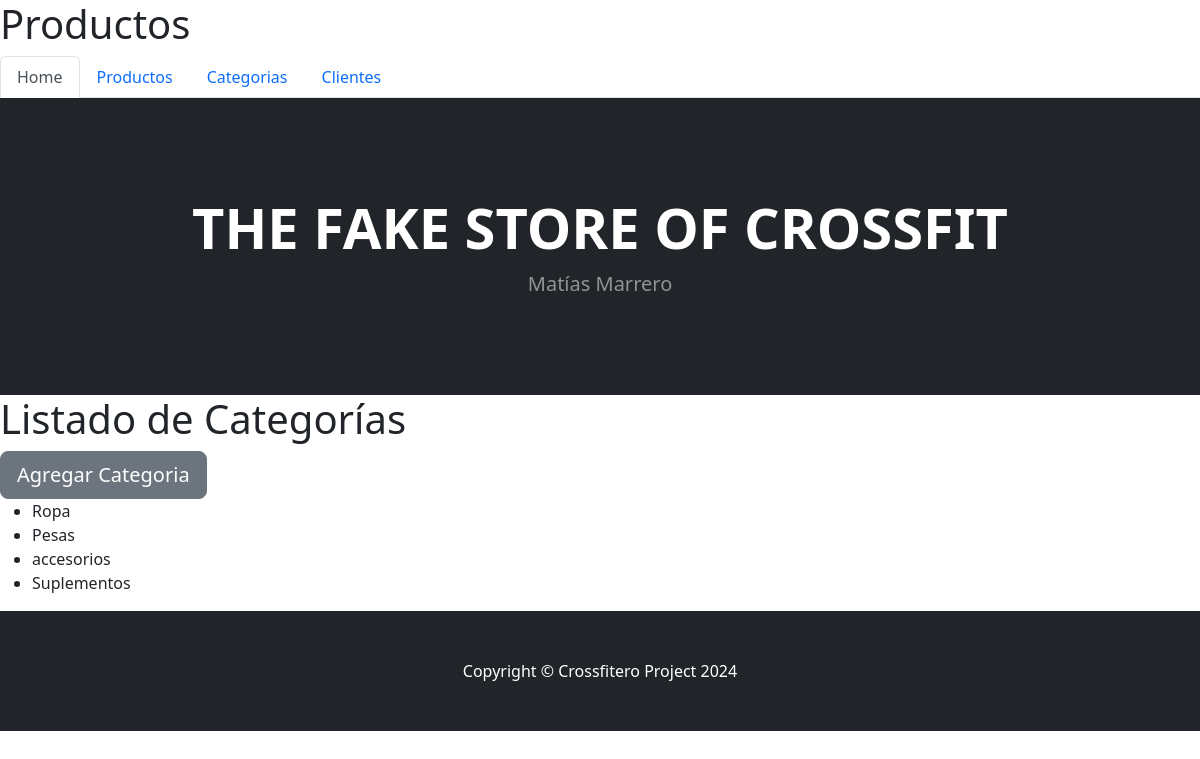
The app's page /categoria/ with its own data.
### appWeb/models.py (models this page shows, shortened)
class Categoria(models.Model):
    nombre = models.CharField(max_length=100)

### appWeb/views.py (the view)
# urls.py: path('categoria/', categoria, name="categoria"),
def categoria(request):
    categoria = Categoria.objects.all()
    return render(request, 'appWeb/categoria.html', {'categoria':categoria})

### appWeb/templates/appWeb/categoria.html (shortened to what this page needs)
{% extends "appWeb/home.html" %}
{% block titulo %}
    <h1>Productos</h1>
{% endblock titulo %}
{% block contenido %}
<body>
    <h1>Listado de Categorías</h1>
    <a href="{% url 'categoria_form' %}">
        <button type="button" class="btn btn-secondary btn-lg">Agregar Categoria</button>
    </a>
    <ul>
        {% for categoria in categoria %}
            <li>{{ categoria.nombre }}</li>
        {% endfor %}
    </ul>
</body>
{% endblock contenido %}

### records on screen
Categoria: nombre "Ropa"
Categoria: nombre "Pesas"
Categoria: nombre "accesorios"
Categoria: nombre "Suplementos"
